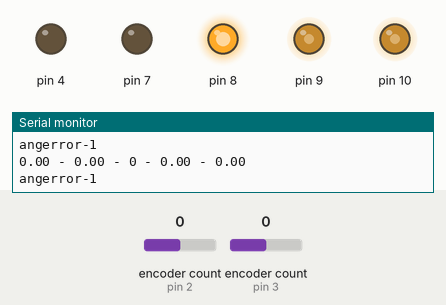
Simulated run of this sketch. Board: Arduino Uno, built with avr-gcc and run on an emulated ATmega328P. On the bench: output pins drawn as LEDs (lit = HIGH), the last lines printed to the serial monitor. The inputs (shaded band) are chosen by the test bench; at power-on: encoder count (sensors on pin 2, pin 3) 0.

Above: at 3.2 s.
3.3 s: encoder count (sensor on pin 2) set to 1
At 4.1 s:
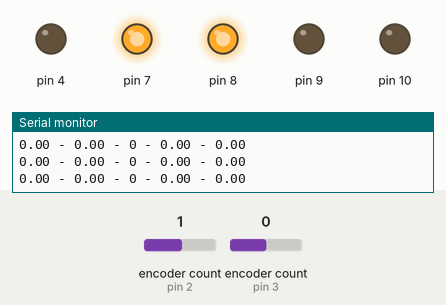
4.9 s: encoder count (sensor on pin 3) set to -1
At 5.3 s:
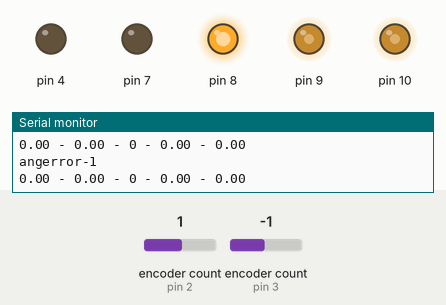
6.4 s: encoder count (sensor on pin 2) set to 2
At 7.3 s:
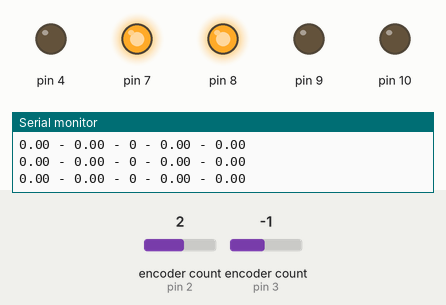
9.4 s: encoder count (sensor on pin 3) set to -2
At 10.3 s:
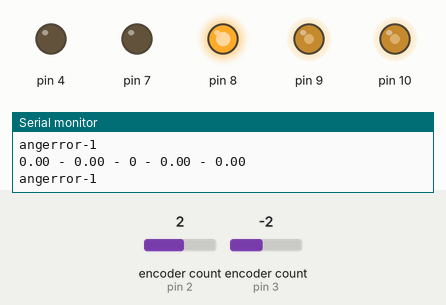
10.9 s: encoder count (sensor on pin 3) set to 2
At 12.4 s:
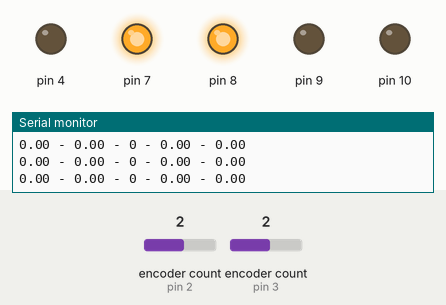
Timing chart, 0 to 13.5 s (numbered marks = the images above; inputs shaded):
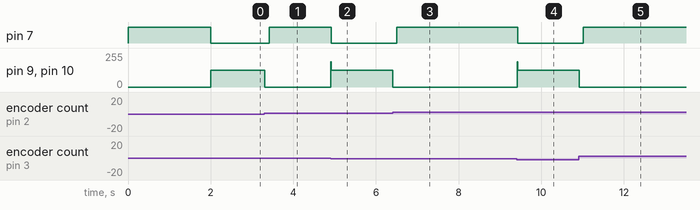

Measured:
- after the input at 3.3 s, pin 7: LOW → HIGH after 0.11 s; pin 9, pin 10: 127/255 → 0/255 at once
- after the input at 4.9 s, pin 7: HIGH → LOW at once; pin 9, pin 10: 0/255 → 127/255 at once
- after the input at 6.4 s, pin 7: LOW → HIGH after 0.11 s; pin 9, pin 10: 127/255 → 0/255 at once
- after the input at 9.4 s, pin 7: HIGH → LOW at once; pin 9, pin 10: 0/255 → 127/255 at once
- after the input at 10.9 s, pin 7: LOW → HIGH after 0.12 s; pin 9, pin 10: 127/255 → 0/255 at once

The sketch:

Demo2DriverBackup.ino
```cpp
//Seed Team 3 - Demo 1 Driving Script
//Fall 2022
//  Drive to a target position based off of a polar coordanite.
//  Achieve low error using two PI controllers, one for
//  positional error and another for angular error. Switch
//  between two turn modes to only turn or to drive straight
//  with some angular correction.

#include "DualMC33926MotorShield.h"
#include "Encoder.h"
#include "Wire.h"

//Set I2C Address
#define ADDR 0x8

//Speed of our loop
#define sampleTime 10

//Set Mode
#define Mode 2
//  1 - Percise
//  2 - Fast

#if Mode == 1  //Precision Mode
  //Position PID Values
  #define pos_Kp          0.013
  #define pos_Ki          0.000013
  //Angular PID Values
  #define ang_Kp          0.8
  #define ang_Ki          0.000014
  //Clamp Values
  #define umax_pos        0.35
  #define umax_ang        0.3
  //Turn rate
  #define turnMode        0.1
  //Maximum angular error used in our Hysteresis
  #define angleMaxError 0.4
  #define angleMaxErrorI 0.02
#elif Mode == 2 //Fast Mode
  //Position PID Values
  #define pos_Kp          0.013
  #define pos_Ki          0.000013
  //Angular PID Values
  #define ang_Kp          0.8
  #define ang_Ki          0.000014
  //Clamp Values
  #define umax_pos        0.55
  #define umax_ang        0.5
  //Turn rate
  #define turnMode        0.3
  //Maximum angular error used in our Hysteresis
  #define angleMaxError 0.4
  #define angleMaxErrorI 0.1
#endif

//Robot Constants
#define pi                3.1415
#define wheelDiameter     5.9495 //Inches
#define totalEncoderTicks 3200
#define wheelBase         12.3

DualMC33926MotorShield ms;
Encoder rightMotor(2,5);
Encoder leftMotor(3,6);

byte data[32] = {0};
byte value = 0;

//Target setpoint
double pos_Int_Setpoint = 24; //In Inches
double ang_Setpoint = 3.14; //In radians

double pos_Setpoint = pos_Int_Setpoint * 1.007; //Fudges our target distance to get better results
//Variables to hold all of localization
double Tc = 0, Ts = 0, e = 0;
double currentRightMotorEncoder = 0, prevRightMotorEncoder = 0, differenceEncoderRight = 0, rotationDifferenceRight = 0;
double currentLeftMotorEncoder = 0, prevLeftMotorEncoder = 0, differenceEncoderLeft = 0, rotationDifferenceLeft = 0;
double directionalVelocity = 0, angularVelocity = 0;
double robotX = 0.000001, robotY = 0.000001, robotAngle = 0.000001;
float targetPointX = 0, targetPointY =0;
double positionalError = 10, angularError = 0;

double sysEnc = 0, pos_I, ang_I;
double sysAngVel = 0, sysPos = 0, sysPosVel = 0, sysAng = 0;
double pos_u = 0, ang_u = 0;

int mode = 0;
//Mode 0, Stop
//Mode 1, Search
//Mode 2, Drive to point

bool systemMode = false; //true is forwad, false is turn

void setup() {
  ms.init();
  pinMode(4,OUTPUT);
  pinMode(7,OUTPUT);
  pinMode(8,OUTPUT);
  pinMode(9,OUTPUT);
  pinMode(10,OUTPUT);
  digitalWrite(7,HIGH);
  digitalWrite(8,HIGH);
  Tc = millis();
  Serial.begin(115200);
  Serial.println("Begin");

  Wire.begin(ADDR);
  delay(1000);
  Serial.print("------------ I am Arduino Uno I2C at address 0x");
  Serial.print(ADDR);
  Serial.println(" ------------");
  delay(1000);

  Wire.onRequest(requestData);
  Wire.onReceive(receiveData);
}

void loop() {
  //Defines if we have reached the point or not
  if ((positionalError > (pos_Setpoint/29))||((positionalError > 0.1)) || (mode != 2)) { //(positionalError > (pos_Setpoint/29))||((positionalError > 0.1))
    //Creates a loop that runs only during our sample time
    if(millis() >= Tc + sampleTime){
      //Read encoder values
      prevRightMotorEncoder = currentRightMotorEncoder;
      currentRightMotorEncoder = rightMotor.read();
      prevLeftMotorEncoder = currentLeftMotorEncoder;
      currentLeftMotorEncoder = leftMotor.read();
      //Calculate difference in ticks
      differenceEncoderLeft = -1*(currentLeftMotorEncoder - prevLeftMotorEncoder);
      differenceEncoderRight = -1*(currentRightMotorEncoder - prevRightMotorEncoder);
      //Get rotation of wheel
      rotationDifferenceLeft = (pi * wheelDiameter * differenceEncoderLeft) / totalEncoderTicks;
      rotationDifferenceRight = (pi * wheelDiameter * differenceEncoderRight) / totalEncoderTicks;
      //Calculate Angular Velocity
      angularVelocity = (rotationDifferenceRight - rotationDifferenceLeft) / wheelBase;
      //Calculate Directional velocity
      directionalVelocity = (rotationDifferenceRight + rotationDifferenceLeft) * 0.5;
      //Get new positions
      robotX += directionalVelocity * cos(robotAngle);
      robotY += directionalVelocity * sin(robotAngle);
      robotAngle += angularVelocity;
      //CorrectAngle
      if (robotAngle > (pi)) {
        robotAngle -= 2*pi;
      }
      if (robotAngle < (-1*pi)) {
        robotAngle += 2*pi;
      }

      //!!!!! !!!!! !!!!! !!!!! !!!!! !!!!! !!!!!
      //Recieve This Data From PI
        //targetPointX = #;
        //targetPointY = #;
        //mode = #;
      //Send this data to pi
        //Send robotX
        //Send robotY
        //Send robotAngle
      //!!!!! !!!!! !!!!! !!!!! !!!!! !!!!! !!!!!
          //This code can go anywhere in this script, doesnt have to be here
      //!!!!! !!!!! !!!!! !!!!! !!!!! !!!!! !!!!!


      //Handle the different modes
      if (mode == 1) {      //Search Mode (Turn)
          positionalError = 0;
          angularError = turnMode;
          pos_I = 0.0;
          ang_I = 0.0;

      }
      else if (mode == 2) { //Drive to Point
          //Calculate Postion Error
          positionalError = sqrt(sq(targetPointX - robotX)+sq(targetPointY - robotY));
          //Calculate Angular Error
          angularError = atan((targetPointY - robotY)/(targetPointX - robotX)) - robotAngle;
      }
      else {                //Stop Mode
          positionalError = 0;
          angularError = 0;
      }
      //Debug print
      Serial.print(positionalError);
      Serial.print(" - ");
      Serial.print(angularError);
      Serial.print(" - ");
      Serial.print(mode);
      Serial.print(" - ");
      Serial.print(targetPointX);
      Serial.print(" - ");
      Serial.println(targetPointY);

      //Correct Tangent
      if ((targetPointX - robotX)<0) {
        angularError += pi;
      }

      //Correct Anglular error
      if (angularError > (pi)) {
        angularError -= 2*pi;
      }
      if (angularError < (-1*pi)) {
        angularError += 2*pi;
      }

      //Switch stament to go between just turning and riving straight
      //SystemMode is set using Hysteresis defined near end of script
      if(systemMode){ //low angle difference
        pos_I += Ts*positionalError;
        pos_u = pos_Kp*positionalError+pos_I*pos_Ki;
        ang_I += Ts*angularError;
        ang_u = ang_Kp*angularError+ang_I*ang_Ki;

        if(abs(pos_u) > umax_pos){ //low ang error
          pos_u = sgn(pos_u)*umax_pos;
          pos_I = (pos_u-pos_Kp*positionalError)/pos_Ki;
        }

        if(abs(ang_u) > umax_ang){
          ang_u = sgn(ang_u)*umax_ang;
          ang_I = (ang_I-ang_Ki*angularError)/ang_Ki;
        }

        if(pos_u > 0){
          //analogWrite(9,0);
          //analogWrite(10,0);
          digitalWrite(7,LOW);
          digitalWrite(8,LOW);
        }

        else {
          //analogWrite(9,0);
          //analogWrite(10,0);
          digitalWrite(7,HIGH);
          digitalWrite(8,HIGH);
        }
        if(true){
         analogWrite(9,abs(pos_u+(ang_u*1.5))*255); //12.34
         analogWrite(10, abs(pos_u-(ang_u*1.5))*255);
        }

    }
    else { //high angle difference, turn mode
        //ang_u = ang_Kp*angularError;
        ang_I += Ts*angularError;
        ang_u = ang_Kp*angularError+ang_I*ang_Ki;
        if(abs(ang_u) > umax_ang){
          ang_u = sgn(ang_u)*umax_ang;
          ang_I = (ang_I-ang_Ki*angularError)/ang_Ki;
        }
        //Perform different motor commands depending on if error is positive or negative
        if (angularError < 0){
         analogWrite(9,(abs(ang_u)*255)); //12.34
         analogWrite(10,(abs(ang_u)*255));
         digitalWrite(7,HIGH);
         digitalWrite(8,LOW);
         Serial.println("angerror1");
        }
        else {
         analogWrite(9,(abs(ang_u)*255)); //12.34
         analogWrite(10,(abs(ang_u)*255));
         digitalWrite(7,LOW);
         digitalWrite(8,HIGH);
         Serial.println("angerror-1");
        }

    }
      Ts = millis()-Tc;
      Tc = millis();
      //Serial.print(positionalError);
        //Serial.print(" - ");
        //Serial.println(angularError);
  }
  //Serial.println(angularError);
  } else {
      analogWrite(9,(0)); //12.34
      analogWrite(10,(0));
  }

//Hysteresis,
//Exit turn mode once angular error is smaller than angleMaxErrorI,
//Go back into turn mode once angular error is greater than angleMaxError
  if (systemMode) {
    if ((angularError > angleMaxError) || (angularError < (-1* angleMaxError))) {
      systemMode = false;
    }
  }
  else {
    if ((angularError < angleMaxErrorI) && (angularError > (-1* angleMaxErrorI))) {
      systemMode = true;
      analogWrite(9,0);
      analogWrite(10,0);
      delay(100);
      ang_I = 0;
      ang_u = 0;
    }
  }

}

//Function to return ths sign of a value
int sgn(float num){
  int sign = 1;
  if(num >= 0){
    sign = 1;
  } else {
    sign = -1;
  }
  return sign;
}

void parseValues(byte data[]){
  union float_tag{
    byte b[4];
    float fval;
  }targetX;

  targetX.b[0] = data[1];
  targetX.b[1] = data[2];
  targetX.b[2] = data[3];
  targetX.b[3] = data[4];

  union float_tag_2{
    byte b[4];
    float fval;
  }targetY;

  targetY.b[0] = data[5];
  targetY.b[1] = data[6];
  targetY.b[2] = data[7];
  targetY.b[3] = data[8];

  mode = data[9];
  targetPointX = targetX.fval;
  targetPointY = targetY.fval;

  //Serial.println(targetX.fval);
  //Serial.println(targetY.fval);
  //Serial.println(data[9]);
}

void requestData() {
  //https://arduino.stackexchange.com/questions/84539/convert-float-to-byte-from-arduino-to-raspberry-pi-i2c
  float robotZ = robotAngle;
  //Serial.println("---> Recieved Requests");
  //Serial.println("Sending Back New Position");
  //Serial.print("Sending value : ");
  //Serial.print(robotX);
  //Serial.print(" ");
  //Serial.print(robotY);
  //Serial.print(" ");
  //Serial.println(robotZ);
  Wire.write((uint8_t *) &robotX, sizeof robotX);
  Wire.write((uint8_t *) &robotY, sizeof robotY);
  Wire.write((uint8_t *) &robotZ, sizeof robotZ);
}

void receiveData(int numBytes) {
  //if(numBytes > 1) {
    int i = 0;
    while (Wire.available()) {
      data[i] = Wire.read();
      i++;
    }

    //Serial.println(F("---> Recieved Events"));
    //Serial.println(F("Recieved value : "));

    parseValues(data);
    //https://forums.raspberrypi.com/viewtopic.php?t=191208
  //}
}

void printBinary(byte b) {
  for (int i = 7; i >= 0; i-- )
  {
    Serial.print((b >> i) & 0X01);//shift and select first bit
  }
  Serial.println();
}
```
